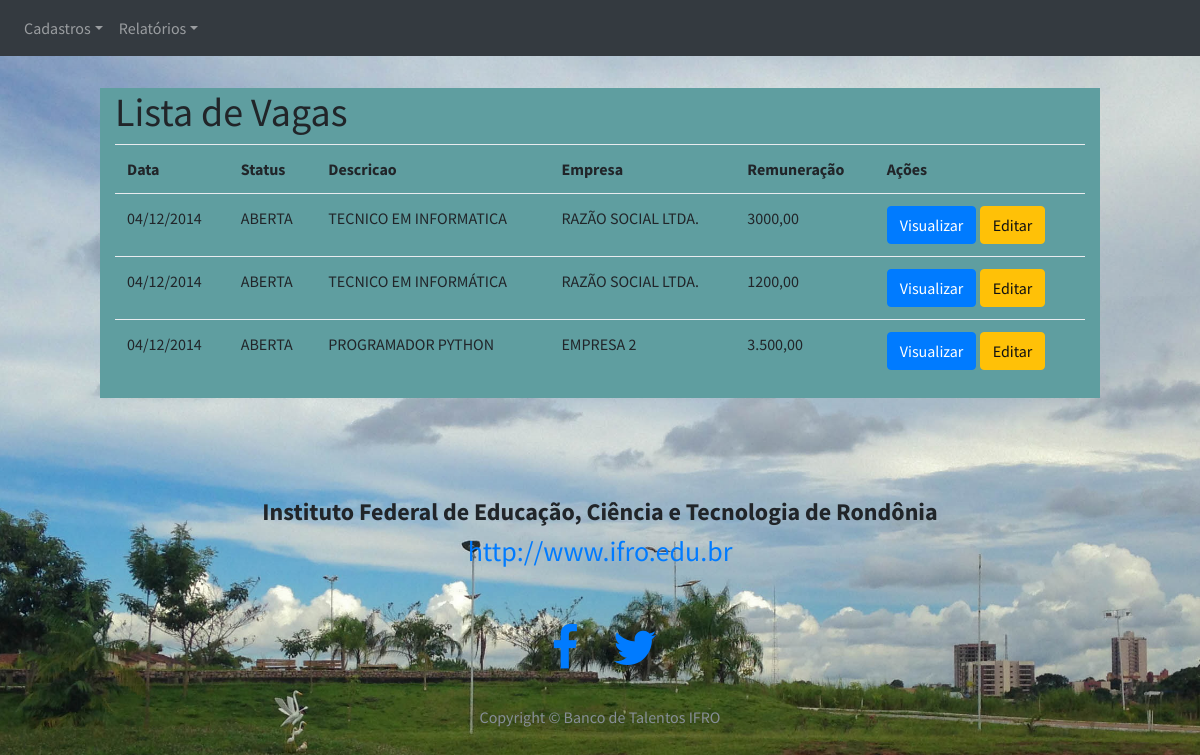
The app's page /listarVagas with its own data.
### models.py (models this page shows, shortened)
class Vaga(db.Model):
    __tablename__ = "vagas"
    __table_args__ = {'extend_existing': True}
    __mapper_args__ = {'polymorphic_identity': 'vaga'}
    id = db.Column(db.Integer, autoincrement=True, primary_key=True)
    data_inicio = db.Column(db.String(15))
    status      = db.Column(db.String(20))
    descricao   = db.Column(db.String(100))
    remuneracao = db.Column(db.String(10))
    beneficios  = db.Column(db.String(200))
    data_encerramento = db.Column(db.String(15))
    empresa = db.Column(db.Integer, db.ForeignKey('pessoas.id')) #quem disponibilizou a vaga

class Pessoa(db.Model):
    __tablename__ = "pessoas"
    __table_args__ = {'extend_existing': True}
    __mapper_args__ = {'polymorphic_identity': 'pessoa'}
    id = db.Column(db.Integer, autoincrement=True, primary_key=True)
    nome        = db.Column(db.String(100))
    endereco    = db.Column(db.String(50))
    num         = db.Column(db.String(10))
    complemento = db.Column(db.String(40))
    bairro      = db.Column(db.String(50))
    cidade      = db.Column(db.String(50))
    uf          = db.Column(db.String(50))
    imagem      = db.Column(db.String(80))
    telefone    = db.Column(db.String(15))
    email    = db.Column(db.String(15), unique= True)
    password = db.Column(db.String(10))
    tipo     = db.Column(db.Integer)  # 1 para IFRO - 2 para VISITANTE

### app.py (the view)
@app.route('/listarVagas')    #Abrir Formulário de cadastro de aluno
def listarVagas():
    vagas  = models.Vaga.query.select_from(models.Empresa).add_columns(models.Empresa.nome, models.Vaga.data_inicio, models.Vaga.status, models.Vaga.descricao, models.Vaga.remuneracao, models.Vaga.beneficios
).filter(models.Empresa.id == models.Vaga.empresa).order_by(models.Vaga.data_inicio).all()
    return render_template('listarVagas.html', vagas=vagas)

### app.py (called while the page is built)
@login_manager.request_loader
def request_loader(request):
    email = request.form.get('email')
    if email not in users:
        return #'Não existe o e-mail {} cadastrado no banco'.format(email)
    user = User()
    user.id = email
    return user

### templates/listarVagas.html (shortened to what this page needs)
{% extends 'base_ifro.html' %}
{% block conteudo %}
<br>
<br>
<div class="container col-md-10">
    <div class="row">
        <div class="col-md-12" style="background: cadetblue">
            <h1>Lista de Vagas</h1>
            <table class="table table-hover">
                <tr>
                    <th>Data</th>
                    <th>Status</th>
                    <th>Descricao</th>
                    <th>Empresa</th>
                    <th>Remuneração</th>
                    <th>Ações</th>
                </tr>
                {% for vaga in vagas %}
                <tr>
                    <td>{{ vaga.data_inicio }}</td>
                    <td>{{ vaga.status.upper() }}</td>
                    <td>{{ vaga.descricao.upper() }}</td>
                    <td>{{ vaga.nome.upper() }}</td>
                    <td>{{ vaga.remuneracao.upper() }}</td>
                    <td>
                        <a href="/viewVaga/{{vaga.id}}" class="btn btn-primary">
                                Visualizar
                        </a>
                        <a href="" class="btn btn-warning">
                                Editar
                        </a>
                    </td>
                </tr>
                {% endfor %}
            </table>
        </div>
    </div>
</div>
{% endblock %}

### static/css/stylish-portfolio.css (style rules this page uses)
html, body { width: 100%; height: 100%; }
body { font-family: 'Source Sans Pro', 'Helvetica Neue', Helvetica, Arial, sans-serif; background: url(../img/parque_cidade.jpg ) no-repeat center center scroll ; -webkit-background-size: cover; -moz-background-size: cover; -o-background-size: cover; background-size: cover; }

### static/css/signin.css (style rules this page uses)
body { padding-top: 40px; padding-bottom: 40px; background-color: #eee; }

### records on screen
Vaga: data_inicio "04/12/2014", status "ABERTA", descricao "TECNICO EM INFORMATICA", nome "RAZÃO SOCIAL LTDA.", remuneracao "3000,00"
Vaga: data_inicio "04/12/2014", status "ABERTA", descricao "TECNICO EM INFORMÁTICA", nome "RAZÃO SOCIAL LTDA.", remuneracao "1200,00"
Vaga: data_inicio "04/12/2014", status "ABERTA", descricao "PROGRAMADOR PYTHON", nome "EMPRESA 2", remuneracao "3.500,00"
